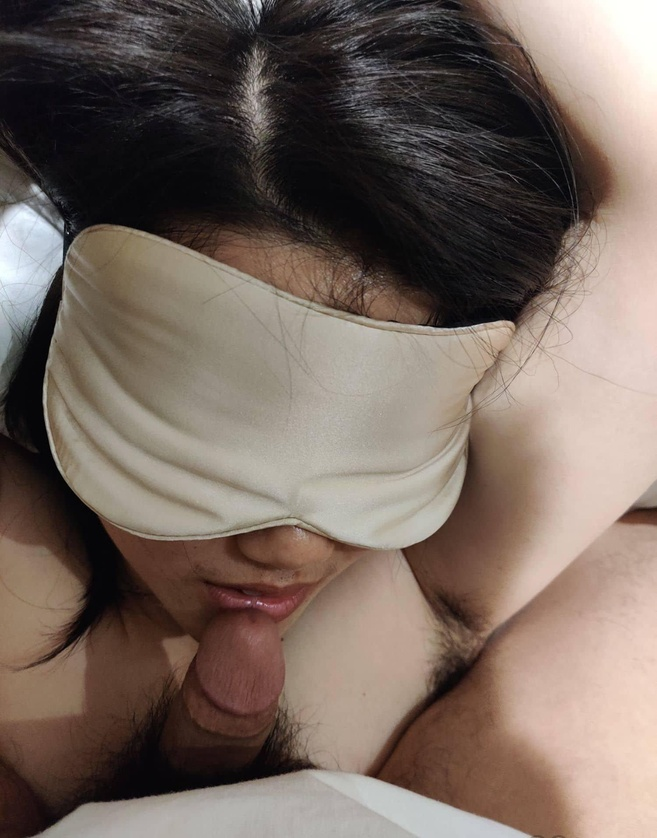
#> input picture FaTieKu/98Source/自拍套图/1111/10001.jpg, 657 x 838 px, shrunk from 1500 x 1912 before the run; its folder holds only this picture in this run
$ python choose_cut_24.py
#> lines starting #> are read from the running program, lines starting #| are printed output that depends on the picture
import os
# 随机抽选文件中24张照片，其余的全部删除
from PIL import Image


def get_pictures():
    root_dir = os.path.join(os.getcwd(), target_dir)
    dirs_lists = os.listdir(root_dir)
    dirs_pictures = [os.path.join(root_dir, i) for i in dirs_lists if os.path.isdir(os.path.join(root_dir, i))]
    print(f"扫描到{len(dirs_pictures)}个文件夹")
    return dirs_pictures


def del_others(dir):
    print("仅保留前24张")
    pictures = os.listdir(dir)
    need_pic = [os.path.join(dir, j) for j in pictures]
    # [7 lines of commented-out code are left out]
    for pic in need_pic:
        try:
            cut_pic(pic)
        except Exception as e:
            print(e)
            continue


def cut_pic(pic):
#> called with pic = 'FaTieKu/98Source/自拍套图/1111/10001.jpg'
    img = Image.open(pic)
#> img is the input picture: PIL image 657x838 RGB; mean R, G, B 118.3, 103.6, 94.9
    size = img.size
#> size = (657, 838)
    width = size[0]
#> width = 657
    height = size[1] - 88
#> height = 750
    cropped = img.crop((0, 0, width, height))  # (left, upper, right, lower)
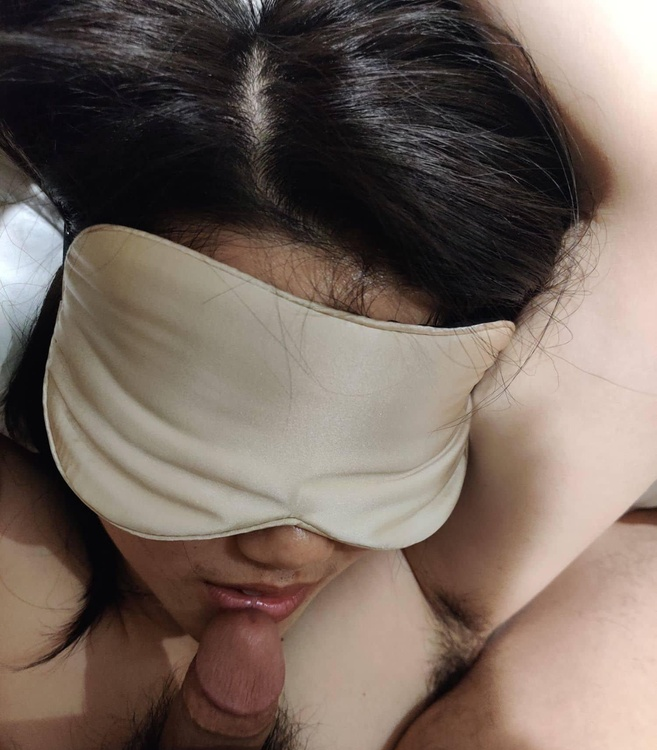
#> cropped: PIL image 657x750 RGB; mean R, G, B 116.3, 101.8, 93.1
    res = cropped.tobytes()
    cropped.save(pic)
    print(f"图片{pic}处理完成")


def run():
    print("开始运行")
    # 遍历文件夹下所有文件夹
    dirs_pictures = get_pictures()
    # 获取文件夹中图片个数并随机抽选24张
    for dir in dirs_pictures:
        del_others(dir)
#> pass 2 of the loop in run, `for dir in dirs_pictures:`:
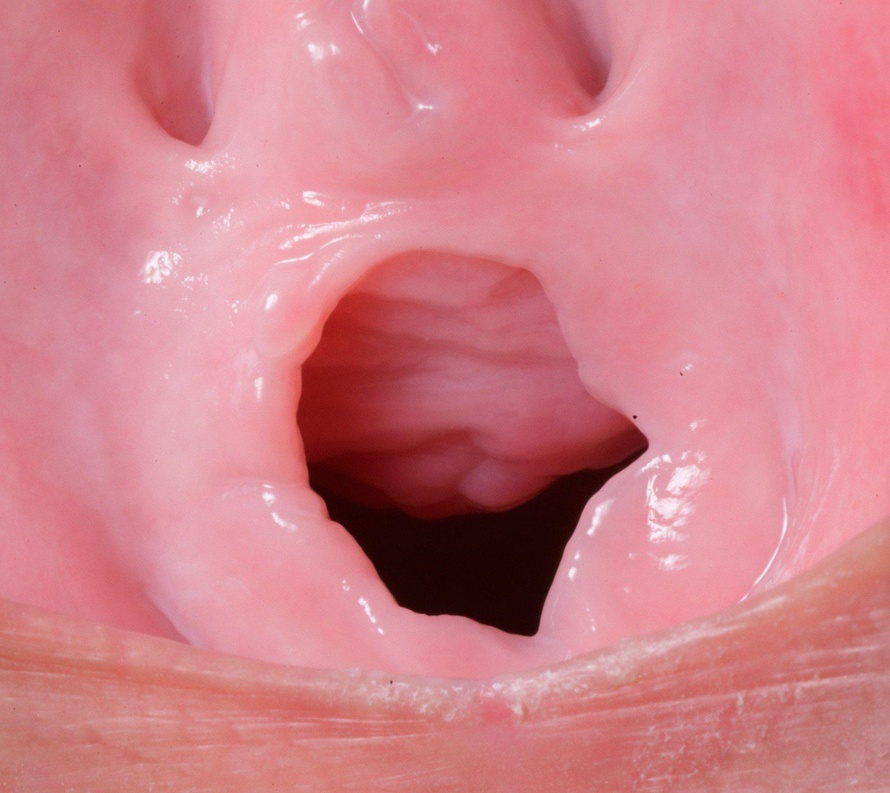
#> input picture FaTieKu/98Source/自拍套图/【图文解说】典型处女膜的样式/0.jpg, 890 x 793 px, shrunk from 2031 x 1810 before the run
#> in cut_pic, img is the input picture: PIL image 890x793 RGB; mean R, G, B 208.7, 128.5, 138
#> in cut_pic (call 2), `cropped = img.crop((0, 0, width, height))`:
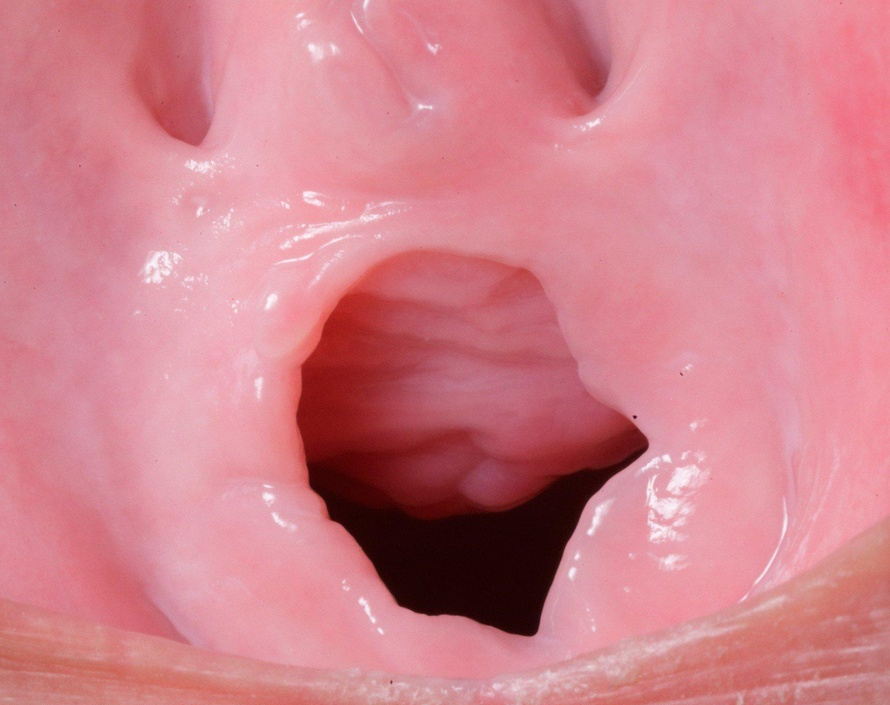
#> cropped: PIL image 890x705 RGB; mean R, G, B 209.3, 129.1, 140


if __name__ == '__main__':
    # 选中文件夹中24张图片，并剪切掉妹子图的logo，其余的删除
    target_dir = "自拍套图"
    run()
